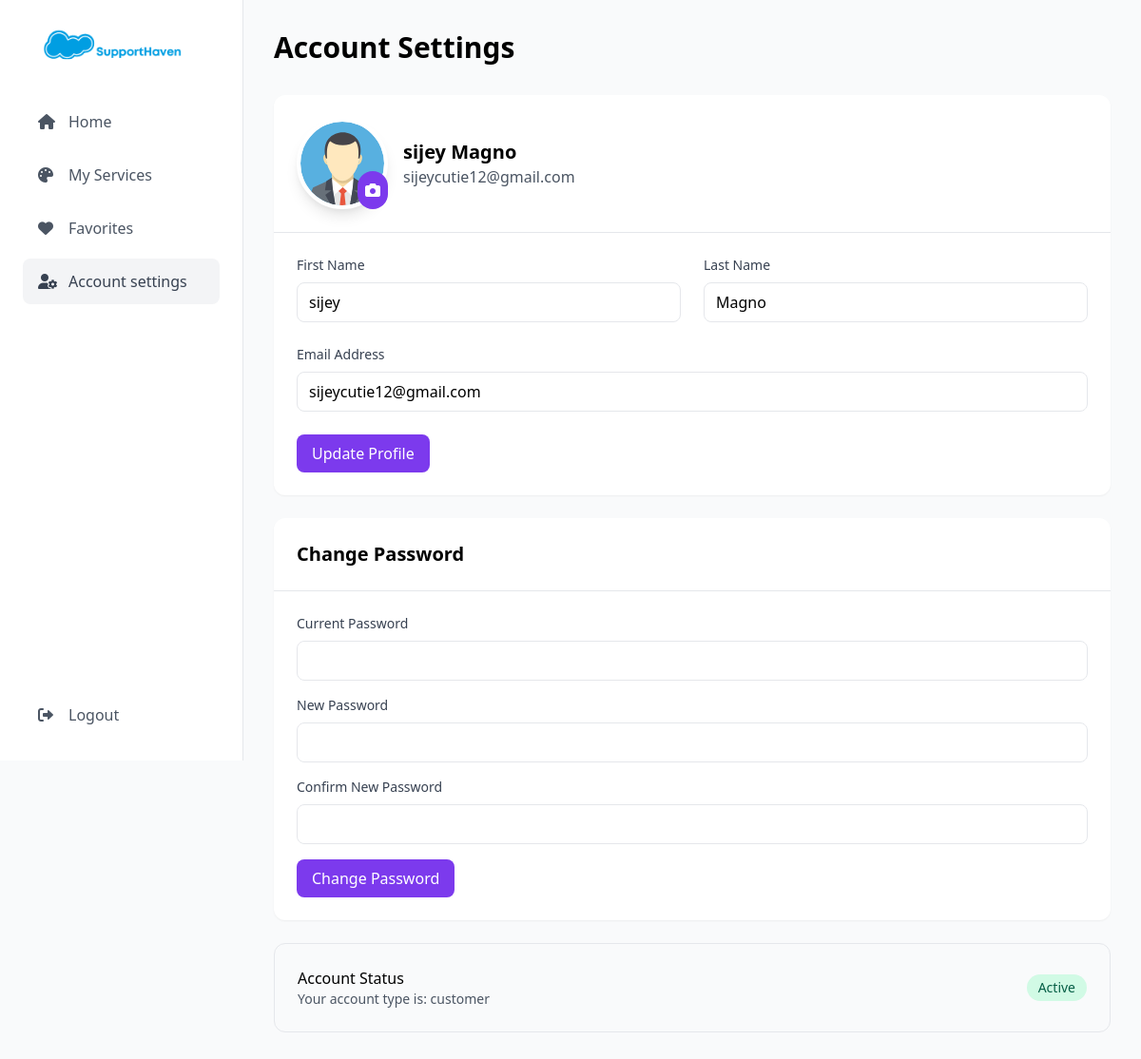
Page /account-settings.php (signed in) on the committed database.
### tables this page shows
CREATE TABLE `users` (
  `id` int(11) NOT NULL,
  `firstname` varchar(50) NOT NULL,
  `lastname` varchar(50) NOT NULL,
  `email` varchar(100) NOT NULL,
  `password` varchar(255) NOT NULL,
  `created_at` timestamp NOT NULL DEFAULT current_timestamp(),
  `user_role_id` int(11) NOT NULL,
  `auth_provider` enum('local','google','facebook') DEFAULT 'local',
  `oauth_id` varchar(255) DEFAULT NULL,
  `avatar` varchar(255) DEFAULT NULL
);

CREATE TABLE `user_roles` (
  `id` int(11) NOT NULL,
  `role_name` varchar(50) NOT NULL
);

### account-settings.php (the view, shortened to what this page needs)
<?php
$database = new Connection();
$db = $database->getConnection();
$user_id = $_SESSION['user_id'];
$query = "SELECT u.*, ur.role_name
          FROM users u
          JOIN user_roles ur ON u.user_role_id = ur.id
          WHERE u.id = :user_id";
$stmt = $db->prepare($query);
$stmt->bindParam(":user_id", $user_id);
$stmt->execute();
$user = $stmt->fetch(PDO::FETCH_ASSOC);
?>
<!DOCTYPE html>
<html lang="en">
<head>
    <link href="https://cdn.jsdelivr.net/npm/tailwindcss@2.2.19/dist/tailwind.min.css" rel="stylesheet">
    <link href="https://cdnjs.cloudflare.com/ajax/libs/font-awesome/6.0.0-beta3/css/all.min.css" rel="stylesheet">
</head>
<body class="bg-gray-50">
    <aside class="fixed left-0 top-0 h-screen w-64 bg-white border-r border-gray-200 flex flex-col">
        <div class="p-6">
            <a href="index.html">
                <img src="images/logo.png" alt="SupportHaven" class="h-12 mb-8 pl-4">
            </a>
            <nav class="space-y-2">
                <a href="user-landing.php" class="flex items-center px-4 py-3 text-gray-600 hover:bg-gray-100 rounded-lg">
                    <i class="fas fa-home w-5 mr-3"></i> Home
                </a>
                <a href="my-services.php" class="flex items-center px-4 py-3 text-gray-600 hover:bg-gray-100 rounded-lg">
                    <i class="fas fa-palette w-5 mr-3"></i> My Services
                </a>
                <a href="favorites.php" class="flex items-center px-4 py-3 text-gray-600 hover:bg-gray-100 rounded-lg">
                    <i class="fas fa-heart w-5 mr-3"></i> Favorites
                </a>
                <a href="account-settings.php" class="flex items-center px-4 py-3 text-gray-700 rounded-lg bg-gray-100">
                    <i class="fas fa-user-cog w-5 mr-3"></i> Account settings
                </a>
            </nav>
        </div>
        <div class="mt-auto p-6">
            <a href="logout.php" class="flex items-center px-4 py-3 text-gray-600 hover:bg-gray-100 rounded-lg">
                <i class="fas fa-sign-out-alt w-5 mr-3"></i> Logout
            </a>
        </div>
    </aside>
    <main class="ml-64 p-8">
        <div class="max-w-4xl mx-auto">
            <h1 class="text-3xl font-bold mb-8">Account Settings</h1>
            <div class="bg-white rounded-xl shadow-sm overflow-hidden mb-6">
                <div class="p-6 border-b">
                    <form method="POST" enctype="multipart/form-data" id="profile-image-form">
                        <div class="flex items-center space-x-4">
                            <div class="relative">
                                <img src="<?php
                                    if (!empty($user['avatar']) && file_exists('uploads/profile_images/' . $user['avatar'])) {
                                        echo 'uploads/profile_images/' . htmlspecialchars($user['avatar']);
                                    } else {
                                        echo 'images/default-avatar.svg';
                                    }
                                ?>"
                                    alt="Profile Picture"
                                    class="w-24 h-24 rounded-full object-cover border-4 border-white shadow-lg bg-gray-50">
                                <label for="profile_image" class="absolute bottom-0 right-0 bg-purple-600 text-white rounded-full p-2 cursor-pointer hover:bg-purple-700 transition">
                                    <i class="fas fa-camera"></i>
                                </label>
                            </div>
                            <div>
                                <h3 class="text-xl font-semibold"><?php echo htmlspecialchars($user['firstname'] . ' ' . $user['lastname']); ?></h3>
                                <p class="text-gray-600"><?php echo htmlspecialchars($user['email']); ?></p>
                            </div>
                        </div>
                    </form>
                </div>
                <form class="p-6" method="POST" enctype="multipart/form-data" action="<?php echo htmlspecialchars($_SERVER['PHP_SELF']); ?>">
                    <div class="grid grid-cols-2 gap-6">
                        <div>
                            <label class="block text-sm font-medium text-gray-700 mb-2">First Name</label>
                            <input type="text" name="firstname" value="<?php echo htmlspecialchars($user['firstname']); ?>"
                                   class="w-full px-3 py-2 border rounded-lg focus:outline-none focus:ring-2 focus:ring-purple-500">
                        </div>
                        <div>
                            <label class="block text-sm font-medium text-gray-700 mb-2">Last Name</label>
                            <input type="text" name="lastname" value="<?php echo htmlspecialchars($user['lastname']); ?>"
                                   class="w-full px-3 py-2 border rounded-lg focus:outline-none focus:ring-2 focus:ring-purple-500">
                        </div>
                        <div class="col-span-2">
                            <label class="block text-sm font-medium text-gray-700 mb-2">Email Address</label>
                            <input type="email" name="email" value="<?php echo htmlspecialchars($user['email']); ?>"
                                   class="w-full px-3 py-2 border rounded-lg focus:outline-none focus:ring-2 focus:ring-purple-500">
                        </div>
                        <div class="col-span-2">
                            <button type="submit" name="update_profile"
                                    class="bg-purple-600 text-white px-4 py-2 rounded-lg hover:bg-purple-700">
                                Update Profile
                            </button>
                        </div>
                    </div>
                </form>
            </div>
            <div class="bg-white rounded-xl shadow-sm overflow-hidden">
                <div class="p-6 border-b">
                    <h2 class="text-xl font-bold">Change Password</h2>
                </div>
                <form class="p-6" method="POST">
                    <div class="space-y-4">
                        <div>
                            <label class="block text-sm font-medium text-gray-700 mb-2">Current Password</label>
                            <input type="password" name="current_password" required
                                   class="w-full px-3 py-2 border rounded-lg focus:outline-none focus:ring-2 focus:ring-purple-500">
                        </div>
                        <div>
                            <label class="block text-sm font-medium text-gray-700 mb-2">New Password</label>
                            <input type="password" name="new_password" required
                                   class="w-full px-3 py-2 border rounded-lg focus:outline-none focus:ring-2 focus:ring-purple-500">
                        </div>
                        <div>
                            <label class="block text-sm font-medium text-gray-700 mb-2">Confirm New Password</label>
                            <input type="password" name="confirm_password" required
                                   class="w-full px-3 py-2 border rounded-lg focus:outline-none focus:ring-2 focus:ring-purple-500">
                        </div>
                        <div>
                            <button type="submit" name="change_password"
                                    class="bg-purple-600 text-white px-4 py-2 rounded-lg hover:bg-purple-700">
                                Change Password
                            </button>
                        </div>
                    </div>
                </form>
            </div>
            <div class="mt-6 bg-gray-50 rounded-xl p-6 border">
                <div class="flex items-center justify-between">
                    <div>
                        <h3 class="font-medium">Account Status</h3>
                        <p class="text-sm text-gray-600">Your account type is: <?php echo htmlspecialchars($user['role_name']); ?></p>
                    </div>
                    <span class="px-3 py-1 bg-green-100 text-green-800 rounded-full text-sm">Active</span>
                </div>
            </div>
        </div>
    </main>
</body>
</html>

### rows in the picture
users: firstname+lastname "sijey Magno", email "sijeycutie12@gmail.com", firstname "sijey", lastname "Magno", user_role.role_name "customer"
